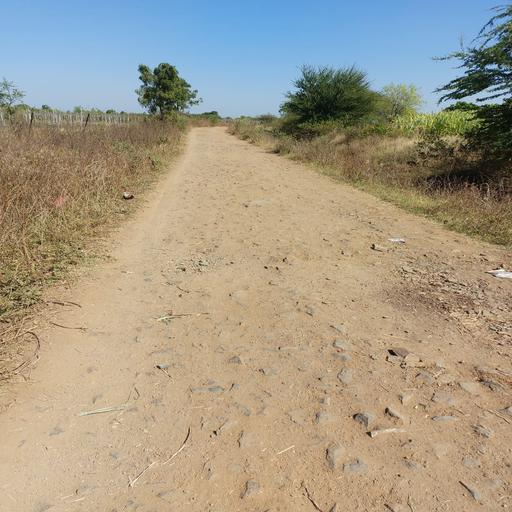
#> input picture Project/Image12.jpg, 512 x 512 px, found by its file name
$ jupyter execute 'Unpaved road detection based on spatial fuzzy clustering algorithm 2.ipynb'
#> lines starting #> are read from the running program, lines starting #| are printed output that depends on the picture; after the words box and inside, x2 and y2 are one past the last pixel; in counts of white or black regions, pixels touching at a corner belong together
[cell 1]
#Import the required packages
import numpy as np
import cv2 as cv
import matplotlib.pyplot as plt

[cell 2]
img1 = cv.imread('image12.jpg')
#> img1 is the input picture: shape (512, 512, 3); mean B, G, R 136.5, 155, 164.2
gray = cv.cvtColor(img1, cv.COLOR_BGR2GRAY)
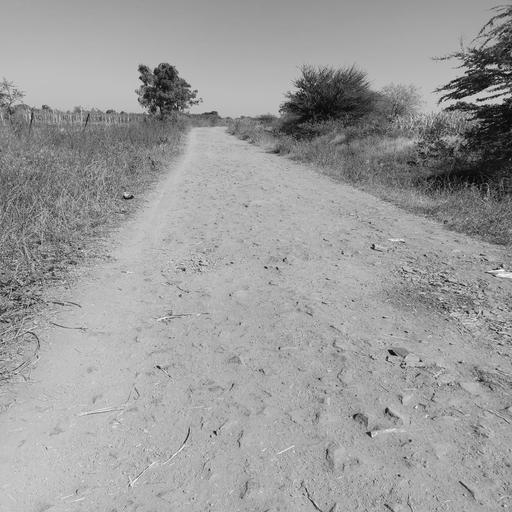
#> gray: shape (512, 512); min 0, max 253, mean 155.6
edges = cv.Canny(gray, 50, 150, apertureSize=3)
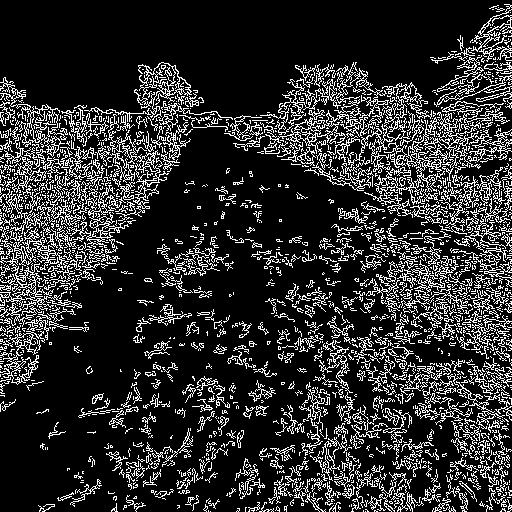
#> edges: shape (512, 512); 18.1% white in thin lines or dots

lines = cv.HoughLines(edges, 1, np.pi/180, 200)
#> lines = [[74, 2.36], [106, 1.62], [78, 2.36], [76, 2.36], [409, 0.785], [412, 0.785], [120, 1.57], [62, 2.36], [64, 2.36]]

for line in lines:
    rho, theta = line[0]
    a = np.cos(theta)
    b = np.sin(theta)
    x0 = a*rho
    y0 = b*rho
    x1 = int(x0 + 1000*(-b))
    y1 = int(y0 + 1000*(a))
    x2 = int(x0 - 1000*(-b))
    y2 = int(y0 - 1000*(a))
    cv.line(img1,(x1,y1),(x2,y2),(0,0,255),2)
#> this loop made 9 passes
#> (rho, theta, a, b, x0, y0, x1, y1) on passes 1 to 9: (74, 2.36, -0.707, 0.707, -52.33, 52.33, -759, -654), (106, 1.62, -0.0523, 0.999, -5.55, 105.9, -1004, 53), (78, 2.36, -0.707, 0.707, -55.15, 55.15, -762, -651), (76, 2.36, -0.707, 0.707, -53.74, 53.74, -760, -653), (409, 0.785, 0.707, 0.707, 289.2, 289.2, -417, 996), (412, 0.785, 0.707, 0.707, 291.3, 291.3, -415, 998), (120, 1.57, -4.37e-08, 1, -5.25e-06, 120, -1000, 119), (62, 2.36, -0.707, 0.707, -43.84, 43.84, -750, -663), (64, 2.36, -0.707, 0.707, -45.25, 45.25, -752, -661)
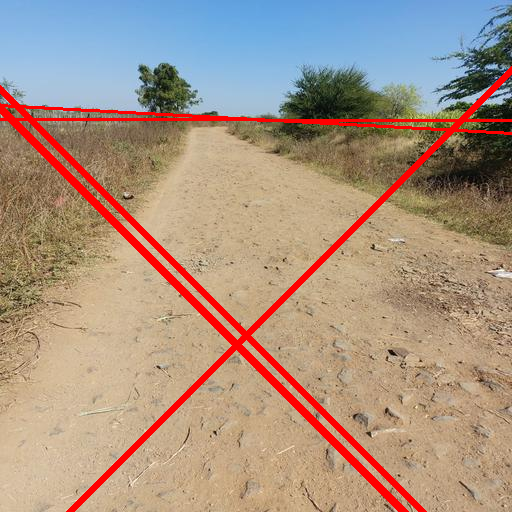
#> img1: shape (512, 512, 3); 5.67% of pixels changed, all inside (x1, y1, x2, y2) = (0, 66, 512, 512)

[cell 3]
# img1=cv.imread("image12.jpg")

img2=cv.imread("Image 9.jpg",cv.IMREAD_GRAYSCALE)

img2 = np.float32(img2)

img2.shape

plt.imshow(img2)

[cell 4]
# Convert to grayscale
gray = cv.cvtColor(img1, cv.COLOR_BGR2GRAY)
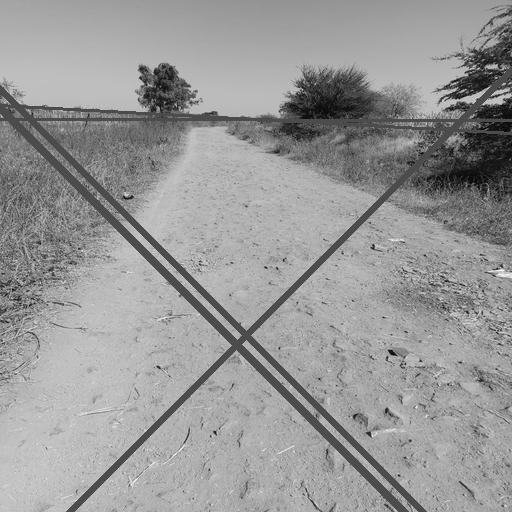
#> gray: shape (512, 512); min 0, max 253, mean 151.6
# Smoothing the image
# Apply median filter
gray = cv.medianBlur(gray, 5)
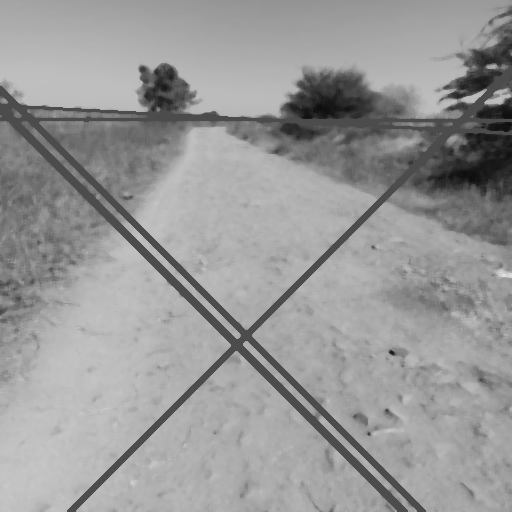
#> gray: shape (512, 512); min 13, max 221, mean 151.9

[cell 5]
plt.imshow(gray)

[cell 6]
# Perform spatial fuzzy clustering
num_clusters = 3
criteria = (cv.TERM_CRITERIA_EPS + cv.TERM_CRITERIA_MAX_ITER, 100, 0.001)
#> criteria = (3, 100, 0.001)
flags = cv.KMEANS_PP_CENTERS
#> flags = 2
image2 = np.float32(gray.reshape((-1, 1)))
ret, label, center = cv.kmeans(image2, num_clusters, None, criteria, 10, flags)
#> ret = 41828160.4; center = [172.6, 124.8, 68.08]
center = np.uint8(center)
#> center = [172, 124, 68]
res = center[label.flatten()]
res2 = res.reshape((gray.shape))
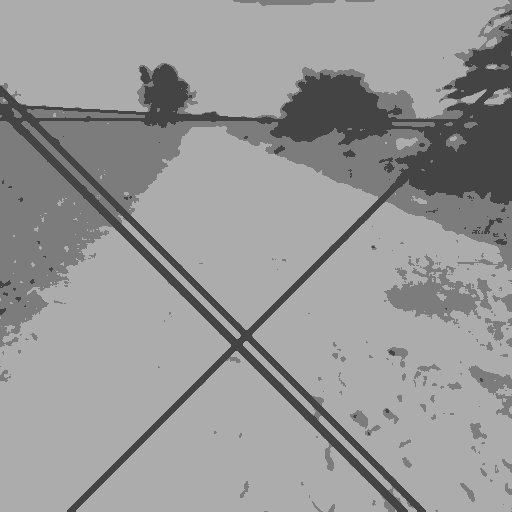
#> res2: shape (512, 512); min 68, max 172, mean 151.4

[cell 7]
plt.imshow(res2)

[cell 8]
print(center)
#| [[172]
#|  [124]
#|  [ 68]]

[cell 9]
print(res)
#> (printed output is left out)
print(res.shape)
#| (262144, 1)

[cell 10]
# Apply Otsu's method to determine threshold value
ret2,thresh = cv.threshold(res2,0,255,cv.THRESH_BINARY+cv.THRESH_OTSU)
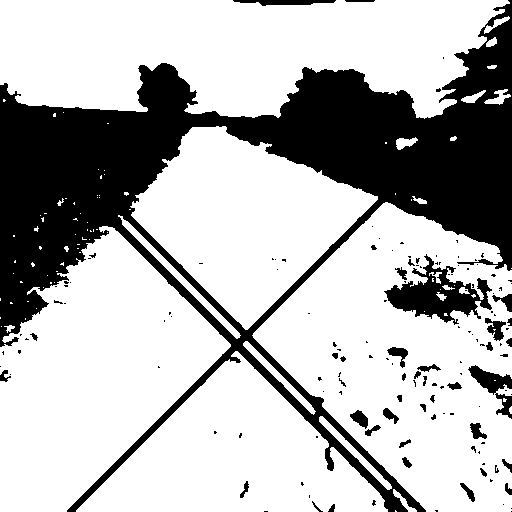
#> thresh: shape (512, 512); 71.1% white; 144 black regions (105 under 20 px), largest, box (x1, y1, x2, y2) and area: (0, 0, 512, 512) 68440, (384, 254, 492, 325) 3092, (468, 365, 512, 419) 848
#> ret2 = 124

[cell 11]
# Remove small clusters
kernel = np.ones((5,5),np.uint8)
opening = cv.morphologyEx(thresh,cv.MORPH_OPEN,kernel, iterations = 2) #First perfom Erosion then Dilation
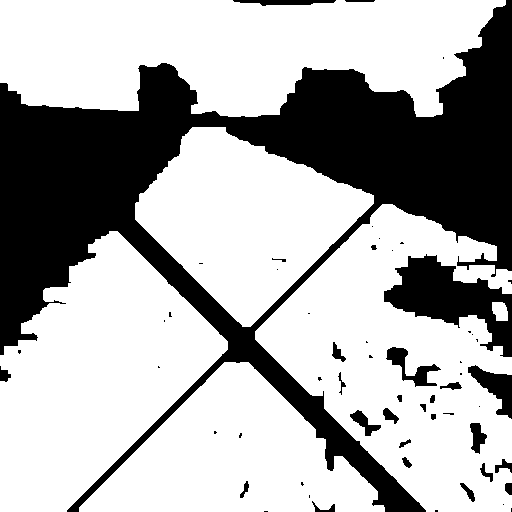
#> opening: shape (512, 512); 67.8% white; 58 black regions (31 under 20 px), largest, box (x1, y1, x2, y2) and area: (0, 0, 512, 512) 74254, (384, 254, 512, 357) 5751, (468, 365, 512, 419) 1035

[cell 12]
# Fill in gaps
kernel = np.ones((15,15),np.uint8)
closing = cv.morphologyEx(opening,cv.MORPH_CLOSE,kernel, iterations = 3) #First perfom Dilation then Erosion
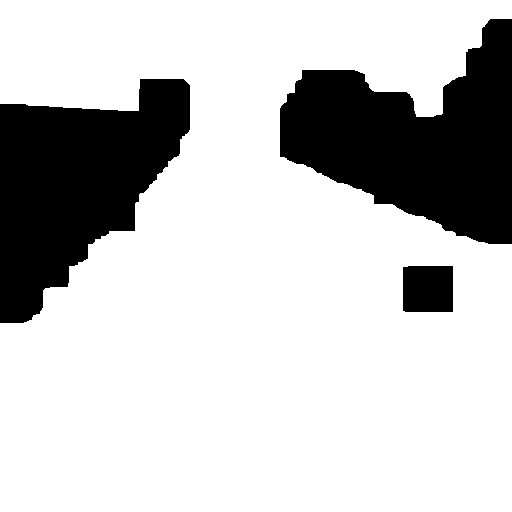
#> closing: shape (512, 512); 77.1% white; 3 black regions, box (x1, y1, x2, y2) and area: (280, 19, 512, 244) 30153, (0, 79, 190, 323) 27546, (403, 266, 453, 312) 2293

$ run again, with Project/image13.jpg copied over Project/Image12.jpg
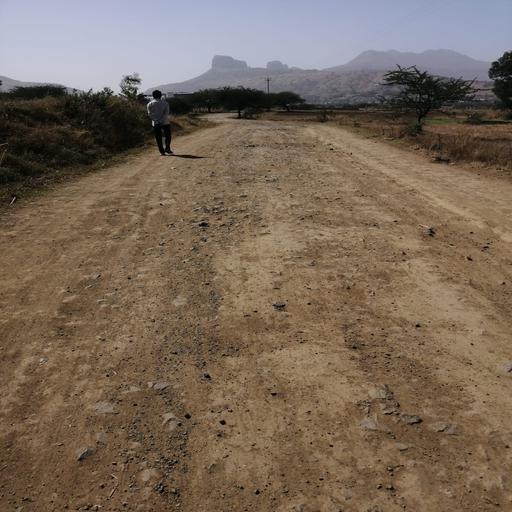
#> input picture Project/image13.jpg, 512 x 512 px, found by its file name
#> img1 is the input picture: shape (512, 512, 3); mean B, G, R 89, 104.3, 120.7
#> `edges = cv.Canny(gray, 50, 150, apertureSize=3)`:
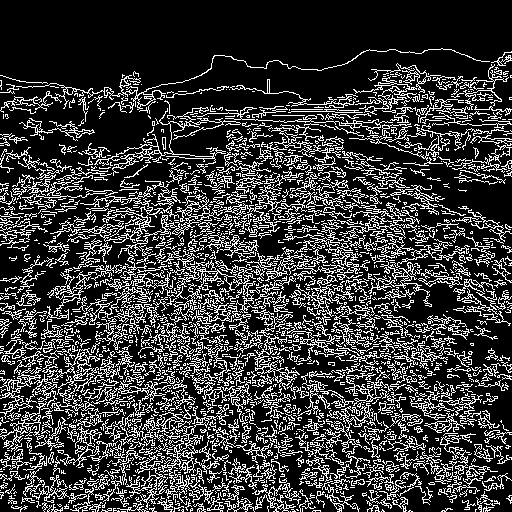
#> edges: shape (512, 512); 22.7% white in thin lines or dots
#> lines = 271 rows, first 8: [392, 0.785], [402, 0.785], [344, 0.785], [400, 0.785], [409, 0.785], [395, 0.785], [416, 0.785], [378, 0.785]
#> the loop `for line in lines:` made 271 passes
#> (rho, theta, a, x0, y0, x1, y1, x2) on passes 1 to 3: (392, 0.785, 0.707, 277.2, 277.2, -429, 984, 984), (402, 0.785, 0.707, 284.3, 284.3, -422, 991, 991), (344, 0.785, 0.707, 243.2, 243.2, -463, 950, 950)
#> criteria = (3, 100, 0.001)
#> flags = 2
#> `ret, label, center = cv.kmeans(image2, num_clusters, None, criteria, 1..`: ret = 17502341.2; center = [115.8, 75.72, 182]
#> `center = np.uint8(center)`: center = [115, 75, 181]
#| [[115]
#|  [ 75]
#|  [181]]
#> (printed output is left out)
#| (262144, 1)
#> thresh: shape (512, 512); 7.2% white; 7 white regions (3 under 20 px), largest, box (x1, y1, x2, y2) and area: (81, 0, 394, 85) 17175, (351, 0, 422, 61) 724, (71, 0, 159, 87) 431, (43, 0, 123, 79) 392
#> ret2 = 115
#> opening: shape (512, 512); 6.6% white; 2 white regions, box (x1, y1, x2, y2) and area: (84, 0, 391, 84) 17146, (409, 0, 419, 6) 59
#> `closing = cv.morphologyEx(opening,cv.MORPH_CLOSE,kernel, iterations = 3)`:
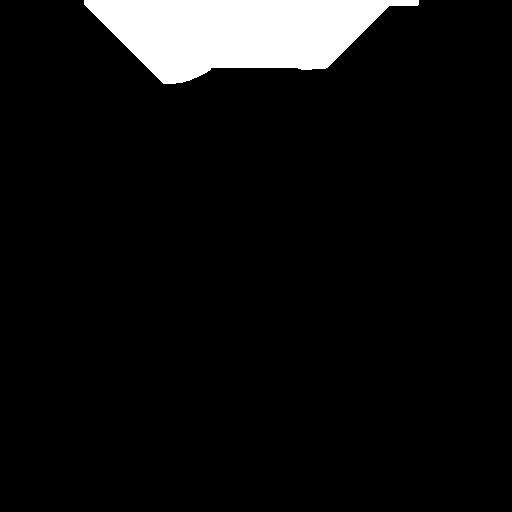
#> closing: shape (512, 512); 6.8% white; 1 white region, box (x1, y1, x2, y2) and area: (84, 0, 419, 84) 17736

$ run again, with Project/image14.jpg copied over Project/Image12.jpg
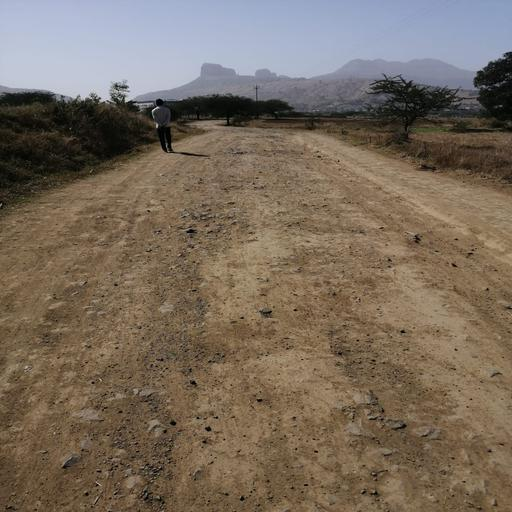
#> input picture Project/image14.jpg, 512 x 512 px, found by its file name
#> img1 is the input picture: shape (512, 512, 3); mean B, G, R 93.3, 107.4, 120.5
#> `edges = cv.Canny(gray, 50, 150, apertureSize=3)`:
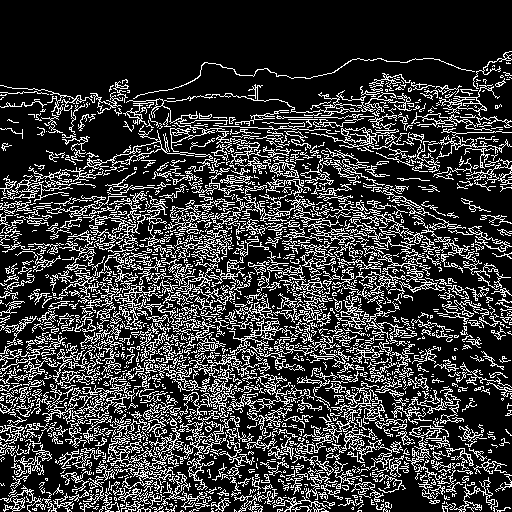
#> edges: shape (512, 512); 22.1% white in thin lines or dots
#> lines = 185 rows, first 8: [354, 0.785], [351, 0.785], [395, 0.785], [414, 0.785], [404, 0.785], [402, 0.785], [412, 0.785], [441, 0.785]
#> the loop `for line in lines:` made 185 passes
#> (rho, theta, a, x0, y0, x1, y1, x2) on passes 1 to 3: (354, 0.785, 0.707, 250.3, 250.3, -456, 957, 957), (351, 0.785, 0.707, 248.2, 248.2, -458, 955, 955), (395, 0.785, 0.707, 279.3, 279.3, -427, 986, 986)
#> criteria = (3, 100, 0.001)
#> flags = 2
#> `ret, label, center = cv.kmeans(image2, num_clusters, None, criteria, 1..`: ret = 21892006.9; center = [115.9, 75.35, 181.6]
#> `center = np.uint8(center)`: center = [115, 75, 181]
#| [[115]
#|  [ 75]
#|  [181]]
#> (printed output is left out)
#| (262144, 1)
#> thresh: shape (512, 512); 8.4% white; 7 white regions (3 under 20 px), largest, box (x1, y1, x2, y2) and area: (57, 0, 402, 93) 21051, (0, 19, 77, 99) 677, (345, 0, 412, 65) 322, (489, 243, 496, 248) 25
#> ret2 = 115
#> opening: shape (512, 512); 8% white; 1 white region, box (x1, y1, x2, y2) and area: (60, 0, 399, 92) 21022
#> `closing = cv.morphologyEx(opening,cv.MORPH_CLOSE,kernel, iterations = 3)`:
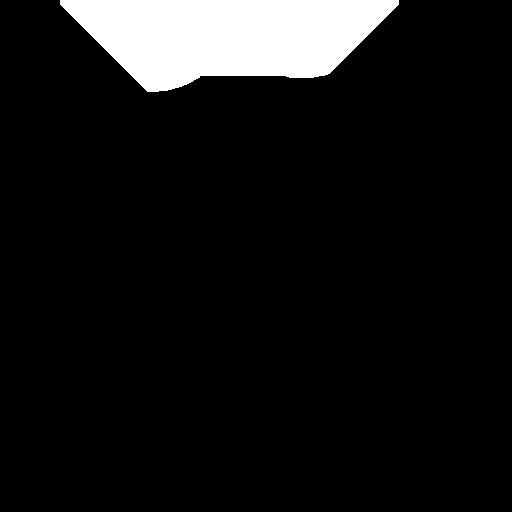
#> closing: shape (512, 512); 8.2% white; 1 white region, box (x1, y1, x2, y2) and area: (60, 0, 399, 92) 21441
